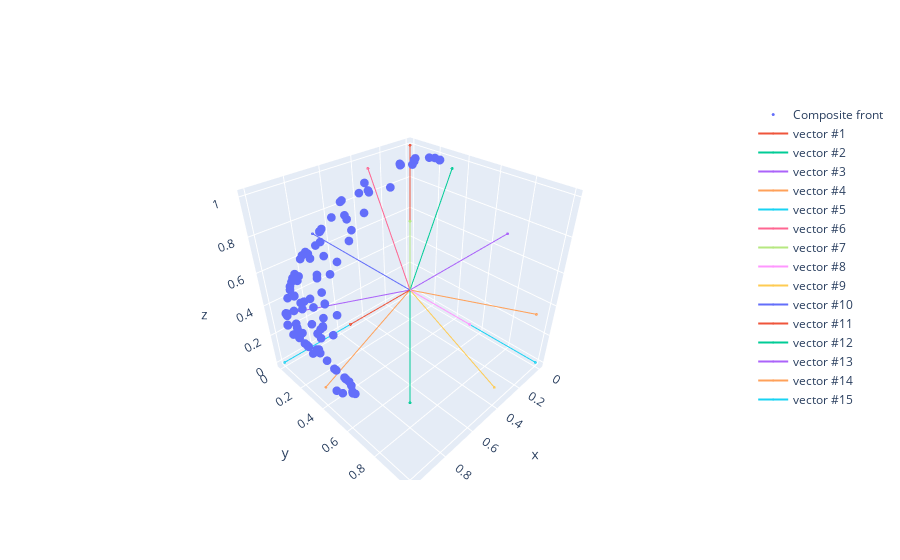

The cell this chart's notebook holds for it:
### Code cell
visualize_3D_front_rvs(base.normalized_front, base.vectors)
